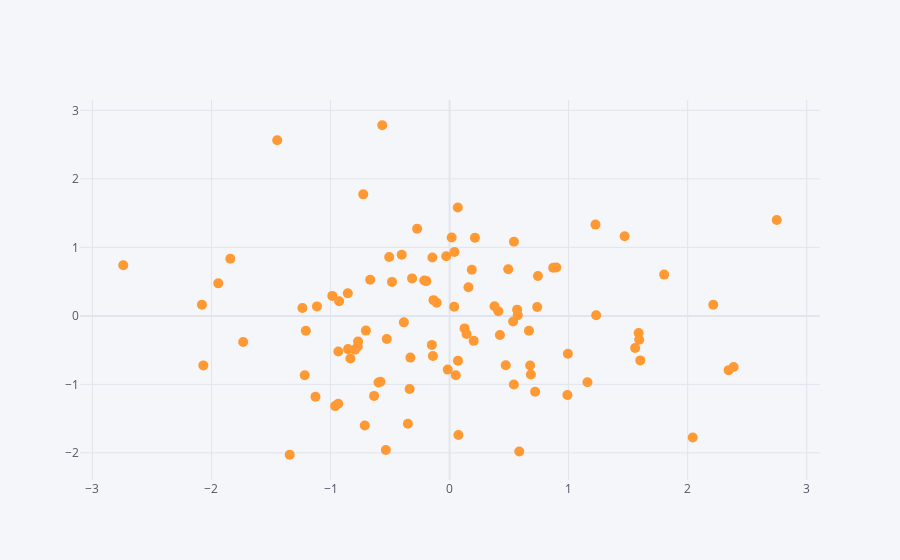

Source (notebook cell):
### Code cell
### 산점도
df.iplot(kind='scatter', x='A',y='B',mode='markers',size=10)
